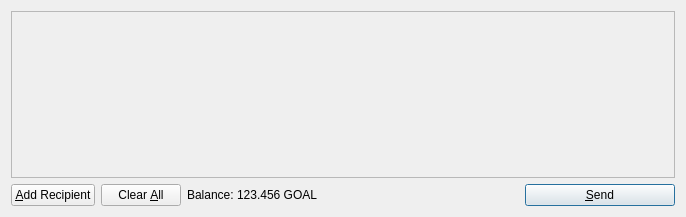
<?xml version="1.0" encoding="UTF-8"?>
<ui version="4.0">
 <class>SendCoinsDialog</class>
 <widget class="QDialog" name="SendCoinsDialog">
  <property name="geometry">
   <rect>
    <x>0</x>
    <y>0</y>
    <width>686</width>
    <height>217</height>
   </rect>
  </property>
  <property name="windowTitle">
   <string>Send Coins</string>
  </property>
  <layout class="QVBoxLayout" name="verticalLayout">
   <item>
    <widget class="QScrollArea" name="scrollArea">
     <property name="widgetResizable">
      <bool>true</bool>
     </property>
     <widget class="QWidget" name="scrollAreaWidgetContents">
      <property name="geometry">
       <rect>
        <x>0</x>
        <y>0</y>
        <width>666</width>
        <height>165</height>
       </rect>
      </property>
      <layout class="QVBoxLayout" name="verticalLayout_2">
       <property name="margin">
        <number>0</number>
       </property>
       <item>
        <layout class="QVBoxLayout" name="entries">
         <property name="spacing">
          <number>6</number>
         </property>
        </layout>
       </item>
       <item>
        <spacer name="verticalSpacer">
         <property name="orientation">
          <enum>Qt::Vertical</enum>
         </property>
         <property name="sizeHint" stdset="0">
          <size>
           <width>20</width>
           <height>40</height>
          </size>
         </property>
        </spacer>
       </item>
      </layout>
     </widget>
    </widget>
   </item>
   <item>
    <layout class="QHBoxLayout" name="horizontalLayout">
     <item>
      <widget class="QPushButton" name="addButton">
       <property name="toolTip">
        <string>Send to multiple recipients at once</string>
       </property>
       <property name="text">
        <string>&amp;Add Recipient</string>
       </property>
       <property name="icon">
        <iconset resource="../bitcoin.qrc">
         <normaloff>:/icons/add</normaloff>:/icons/add</iconset>
       </property>
       <property name="autoDefault">
        <bool>false</bool>
       </property>
      </widget>
     </item>
     <item>
      <widget class="QPushButton" name="clearButton">
       <property name="sizePolicy">
        <sizepolicy hsizetype="Minimum" vsizetype="Fixed">
         <horstretch>0</horstretch>
         <verstretch>0</verstretch>
        </sizepolicy>
       </property>
       <property name="toolTip">
        <string>Remove all transaction fields</string>
       </property>
       <property name="text">
        <string>Clear &amp;All</string>
       </property>
       <property name="icon">
        <iconset resource="../bitcoin.qrc">
         <normaloff>:/icons/remove</normaloff>:/icons/remove</iconset>
       </property>
       <property name="autoRepeatDelay">
        <number>300</number>
       </property>
       <property name="autoDefault">
        <bool>false</bool>
       </property>
      </widget>
     </item>
     <item>
      <layout class="QHBoxLayout" name="horizontalLayout_2">
       <property name="spacing">
        <number>3</number>
       </property>
       <item>
        <widget class="QLabel" name="label">
         <property name="text">
          <string>Balance:</string>
         </property>
        </widget>
       </item>
       <item>
        <widget class="QLabel" name="labelBalance">
         <property name="cursor">
          <cursorShape>IBeamCursor</cursorShape>
         </property>
         <property name="text">
          <string>123.456 GOAL</string>
         </property>
         <property name="textInteractionFlags">
          <set>Qt::LinksAccessibleByMouse|Qt::TextSelectableByKeyboard|Qt::TextSelectableByMouse</set>
         </property>
        </widget>
       </item>
      </layout>
     </item>
     <item>
      <spacer name="horizontalSpacer">
       <property name="orientation">
        <enum>Qt::Horizontal</enum>
       </property>
       <property name="sizeHint" stdset="0">
        <size>
         <width>40</width>
         <height>20</height>
        </size>
       </property>
      </spacer>
     </item>
     <item>
      <widget class="QPushButton" name="sendButton">
       <property name="minimumSize">
        <size>
         <width>150</width>
         <height>0</height>
        </size>
       </property>
       <property name="toolTip">
        <string>Confirm the send action</string>
       </property>
       <property name="text">
        <string>&amp;Send</string>
       </property>
       <property name="icon">
        <iconset resource="../bitcoin.qrc">
         <normaloff>:/icons/send</normaloff>:/icons/send</iconset>
       </property>
       <property name="default">
        <bool>true</bool>
       </property>
      </widget>
     </item>
    </layout>
   </item>
  </layout>
 </widget>
 <resources>
  <include location="../bitcoin.qrc"/>
 </resources>
 <connections/>
</ui>
